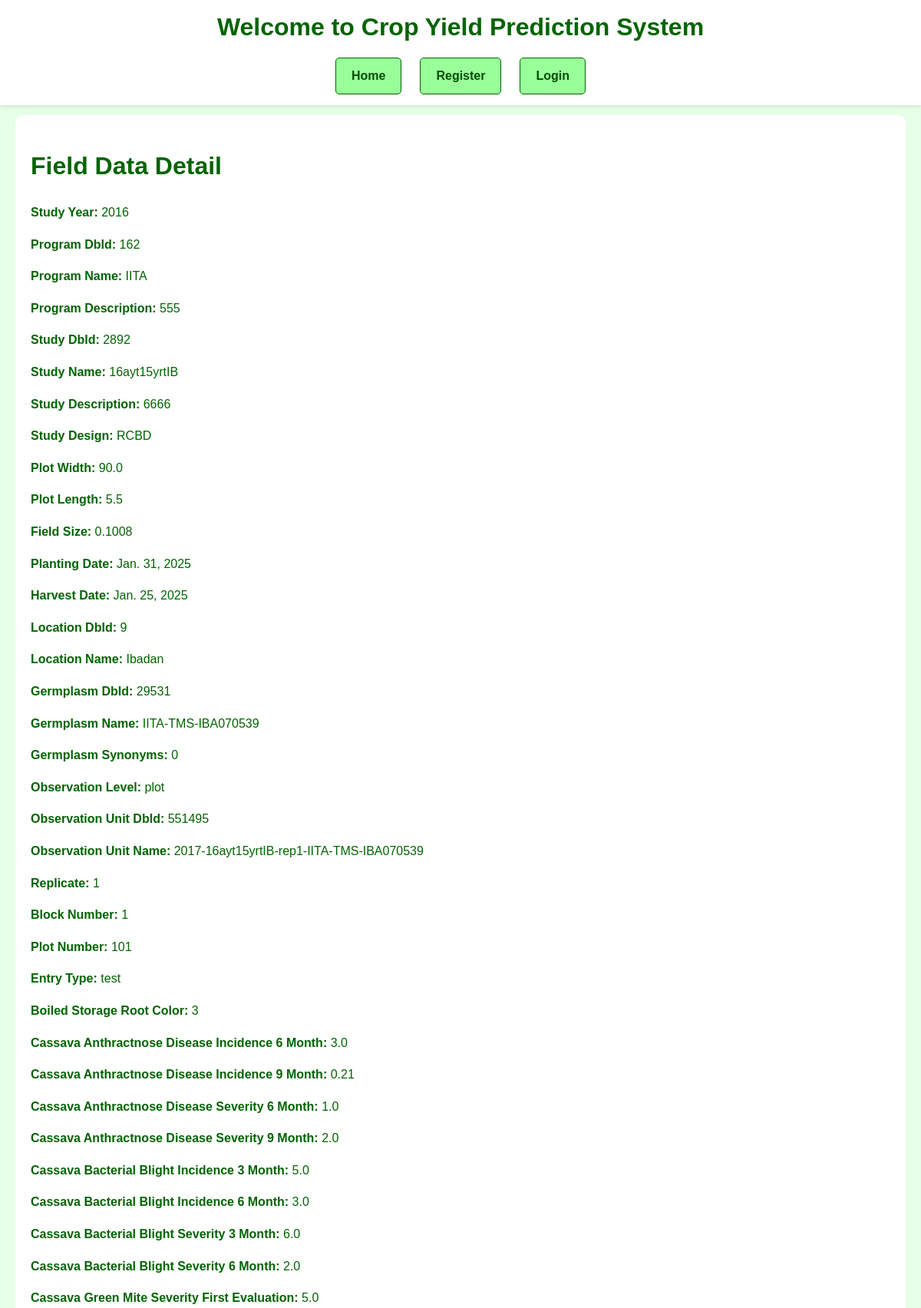
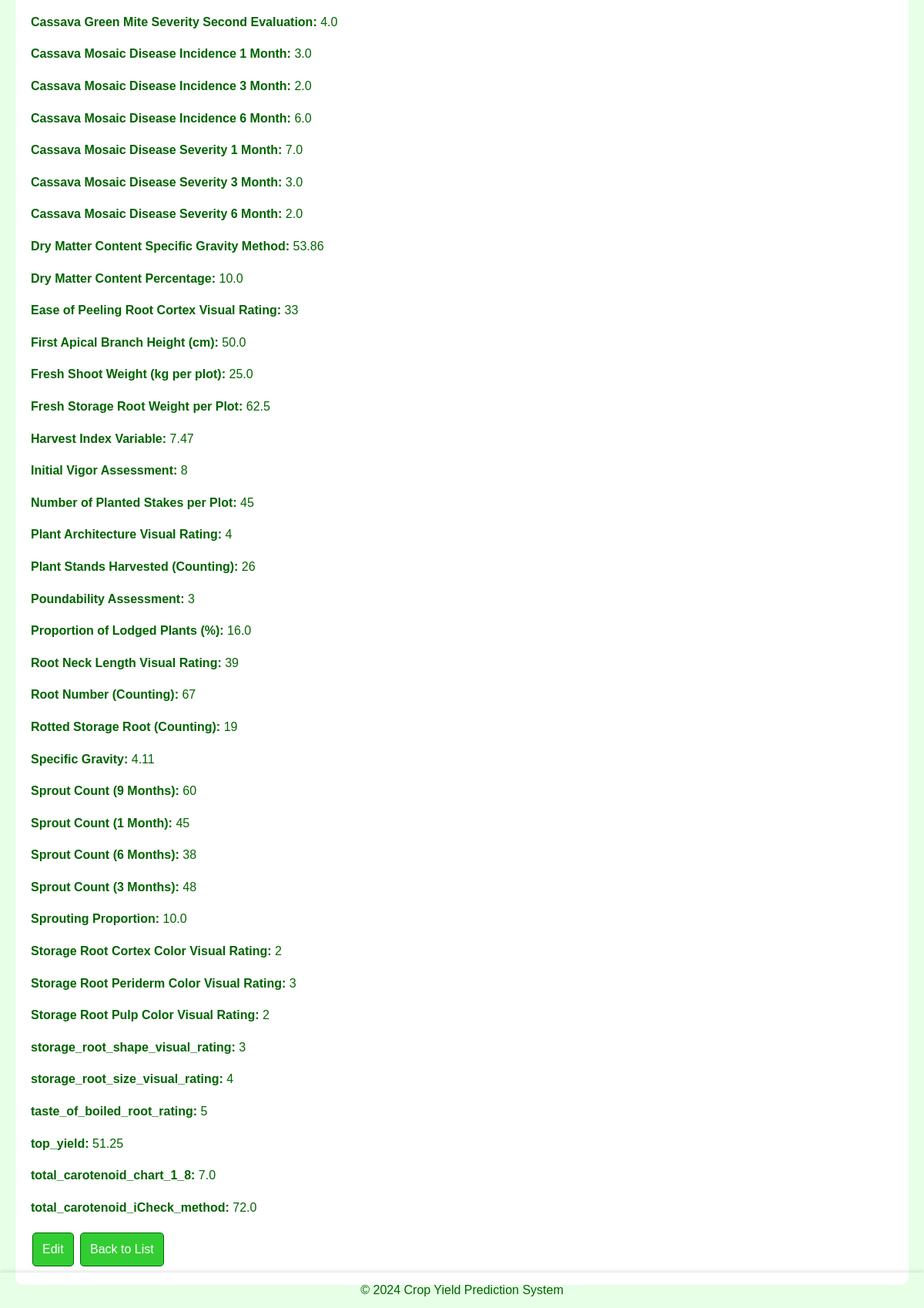
Page /fielddata/8/ (signed in) on the committed database (2 pictures, top to bottom).
### django_nlp_integration/nlp_app/models.py (models this page shows, shortened)
class FieldData(models.Model):
    studyYear = models.IntegerField(default=0)
    programDbId = models.CharField(max_length=255, default='')
    programName = models.CharField(max_length=255, default='')
    programDescription = models.TextField(default='')
    studyDbId = models.CharField(max_length=255, default='')
    studyName = models.CharField(max_length=255, default='')
    studyDescription = models.TextField(default='')
    studyDesign = models.CharField(max_length=255, default='')
    plotWidth = models.FloatField(default=0.0)
    plotLength = models.FloatField(default=0.0)
    fieldSize = models.FloatField(default=0.0)
    plantingDate = models.DateField(default=date(2024, 1, 1))
    harvestDate = models.DateField(default=date(2024, 1, 1))
    locationDbId = models.CharField(max_length=255, default='')
    locationName = models.CharField(max_length=255, default='')
    germplasmDbId = models.CharField(max_length=255, default='')
    germplasmName = models.CharField(max_length=255, default='')
    germplasmSynonyms = models.CharField(max_length=255, blank=True, null=True, default='')
    observationLevel = models.CharField(max_length=255, default='')
    observationUnitDbId = models.CharField(max_length=255, default='')
    observationUnitName = models.CharField(max_length=255, default='')
    replicate = models.IntegerField(default=0)
    blockNumber = models.IntegerField(default=0)
    plotNumber = models.IntegerField(default=0)
    entryType = models.CharField(max_length=255, default='Unknown')
    boiled_storage_root_color = models.CharField(max_length=255, default='Unknown')
    cassava_anthractnose_disease_incidence_6_month = models.FloatField(default=0.0)
    cassava_anthractnose_disease_incidence_9_month = models.FloatField(default=0.0)
    cassava_anthractnose_disease_severity_6_month = models.FloatField(default=0.0)
    cassava_anthractnose_disease_severity_9_month = models.FloatField(default=0.0)
    cassava_bacterial_blight_incidence_3_month = models.FloatField(default=0.0)
    cassava_bacterial_blight_incidence_6_month = models.FloatField(default=0.0)
    cassava_bacterial_blight_severity_3_month = models.FloatField(default=0.0)
    cassava_bacterial_blight_severity_6_month = models.FloatField(default=0.0)
    cassava_green_mite_severity_first_evaluation = models.FloatField(default=0.0)
    cassava_green_mite_severity_second_evaluation = models.FloatField(default=0.0)
    cassava_mosaic_disease_incidence_1_month = models.FloatField(default=0.0)
    cassava_mosaic_disease_incidence_3_month = models.FloatField(default=0.0)
    cassava_mosaic_disease_incidence_6_month = models.FloatField(default=0.0)
    cassava_mosaic_disease_severity_1_month = models.FloatField(default=0.0)
    cassava_mosaic_disease_severity_3_month = models.FloatField(default=0.0)
    cassava_mosaic_disease_severity_6_month = models.FloatField(default=0.0)
    dry_matter_content_specific_gravity_method = models.FloatField(default=0.0)
    dry_matter_content_percentage = models.FloatField(default=0.0)
    ease_of_peeling_root_cortex_visual_rating = models.IntegerField(default=0)
    first_apical_branch_height_cm = models.FloatField(default=0.0)
    fresh_shoot_weight_kg_per_plot = models.FloatField(default=0.0)
    fresh_storage_root_weight_per_plot = models.FloatField(default=0.0)
    harvest_index_variable = models.FloatField(default=0.0)
    initial_vigor_assessment = models.IntegerField(default=0)
    number_of_planted_stakes_per_plot = models.IntegerField(default=0)
    plant_architecture_visual_rating = models.IntegerField(default=0)
    plant_stands_harvested_counting = models.IntegerField(default=0)
    poundability_assessment = models.IntegerField(default=0)
    proportion_lodged_plants_percentage = models.FloatField(default=0.0)
    root_neck_length_visual_rating = models.IntegerField(default=0)
    root_number_counting = models.IntegerField(default=0)
    rotted_storage_root_counting = models.IntegerField(default=0)
    specific_gravity = models.FloatField(default=0.0)
    sprout_count_nine_month = models.IntegerField(default=0)
    sprout_count_one_month = models.IntegerField(default=0)
    sprout_count_six_month = models.IntegerField(default=0)
    sprout_count_three_month = models.IntegerField(default=0)
    sprouting_proportion = models.FloatField(default=0.0)
    storage_root_cortex_color_visual_rating = models.IntegerField(default=0)
    storage_root_periderm_color_visual_rating = models.IntegerField(default=0)
    storage_root_pulp_color_visual_rating = models.IntegerField(default=0)
    storage_root_shape_visual_rating = models.IntegerField(default=0)
    storage_root_size_visual_rating = models.IntegerField(default=0)
    taste_of_boiled_root_rating = models.IntegerField(default=0)
    top_yield = models.FloatField(default=0.0)
    total_carotenoid_chart_1_8 = models.FloatField(default=0.0)
    total_carotenoid_iCheck_method = models.FloatField(default=0.0)

### django_nlp_integration/nlp_app/views.py (the view)
# urls.py: path('fielddata/<int:pk>/', views.fielddata_detail, name='fielddata_detail'),
@login_required
def fielddata_detail(request, pk):
    fielddata = get_object_or_404(FieldData, pk=pk)
    return render(request, 'nlp_app/fielddata_detail.html', {'fielddata': fielddata})

### django_nlp_integration/nlp_app/templates/nlp_app/fielddata_detail.html (shortened to what this page needs)
{% extends 'base_generic.html' %}
{% block content %}
<!DOCTYPE html>
<html>
<head>
</head>
<body>
    <h1>Field Data Detail</h1>
    <p><strong>Study Year:</strong> {{ fielddata.studyYear }}</p>
    <p><strong>Program DbId:</strong> {{ fielddata.programDbId }}</p>
    <p><strong>Program Name:</strong> {{ fielddata.programName }}</p>
    <p><strong>Program Description:</strong> {{ fielddata.programDescription }}</p>
    <p><strong>Study DbId:</strong> {{ fielddata.studyDbId }}</p>
    <p><strong>Study Name:</strong> {{ fielddata.studyName }}</p>
    <p><strong>Study Description:</strong> {{ fielddata.studyDescription }}</p>
    <p><strong>Study Design:</strong> {{ fielddata.studyDesign }}</p>
    <p><strong>Plot Width:</strong> {{ fielddata.plotWidth }}</p>
    <p><strong>Plot Length:</strong> {{ fielddata.plotLength }}</p>
    <p><strong>Field Size:</strong> {{ fielddata.fieldSize }}</p>
    <p><strong>Planting Date:</strong> {{ fielddata.plantingDate }}</p>
    <p><strong>Harvest Date:</strong> {{ fielddata.harvestDate }}</p>
    <p><strong>Location DbId:</strong> {{ fielddata.locationDbId }}</p>
    <p><strong>Location Name:</strong> {{ fielddata.locationName }}</p>
    <p><strong>Germplasm DbId:</strong> {{ fielddata.germplasmDbId }}</p>
    <p><strong>Germplasm Name:</strong> {{ fielddata.germplasmName }}</p>
    <p><strong>Germplasm Synonyms:</strong> {{ fielddata.germplasmSynonyms }}</p>
    <p><strong>Observation Level:</strong> {{ fielddata.observationLevel }}</p>
    <p><strong>Observation Unit DbId:</strong> {{ fielddata.observationUnitDbId }}</p>
    <p><strong>Observation Unit Name:</strong> {{ fielddata.observationUnitName }}</p>
    <p><strong>Replicate:</strong> {{ fielddata.replicate }}</p>
    <p><strong>Block Number:</strong> {{ fielddata.blockNumber }}</p>
    <p><strong>Plot Number:</strong> {{ fielddata.plotNumber }}</p>
    <p><strong>Entry Type:</strong> {{ fielddata.entryType }}</p>
    <p><strong>Boiled Storage Root Color:</strong> {{ fielddata.boiled_storage_root_color }}</p>
    <p><strong>Cassava Anthractnose Disease Incidence 6 Month:</strong> {{ fielddata.cassava_anthractnose_disease_incidence_6_month }}</p>
    <p><strong>Cassava Anthractnose Disease Incidence 9 Month:</strong> {{ fielddata.cassava_anthractnose_disease_incidence_9_month }}</p>
    <p><strong>Cassava Anthractnose Disease Severity 6 Month:</strong> {{ fielddata.cassava_anthractnose_disease_severity_6_month }}</p>
    <p><strong>Cassava Anthractnose Disease Severity 9 Month:</strong> {{ fielddata.cassava_anthractnose_disease_severity_9_month }}</p>
    <p><strong>Cassava Bacterial Blight Incidence 3 Month:</strong> {{ fielddata.cassava_bacterial_blight_incidence_3_month }}</p>
    <p><strong>Cassava Bacterial Blight Incidence 6 Month:</strong> {{ fielddata.cassava_bacterial_blight_incidence_6_month }}</p>
    <p><strong>Cassava Bacterial Blight Severity 3 Month:</strong> {{ fielddata.cassava_bacterial_blight_severity_3_month }}</p>
    <p><strong>Cassava Bacterial Blight Severity 6 Month:</strong> {{ fielddata.cassava_bacterial_blight_severity_6_month }}</p>
    <p><strong>Cassava Green Mite Severity First Evaluation:</strong> {{ fielddata.cassava_green_mite_severity_first_evaluation }}</p>
    <p><strong>Cassava Green Mite Severity Second Evaluation:</strong> {{ fielddata.cassava_green_mite_severity_second_evaluation }}</p>
    <p><strong>Cassava Mosaic Disease Incidence 1 Month:</strong> {{ fielddata.cassava_mosaic_disease_incidence_1_month }}</p>
    <p><strong>Cassava Mosaic Disease Incidence 3 Month:</strong> {{ fielddata.cassava_mosaic_disease_incidence_3_month }}</p>
    <p><strong>Cassava Mosaic Disease Incidence 6 Month:</strong> {{ fielddata.cassava_mosaic_disease_incidence_6_month }}</p>
    <p><strong>Cassava Mosaic Disease Severity 1 Month:</strong> {{ fielddata.cassava_mosaic_disease_severity_1_month }}</p>
    <p><strong>Cassava Mosaic Disease Severity 3 Month:</strong> {{ fielddata.cassava_mosaic_disease_severity_3_month }}</p>
    <p><strong>Cassava Mosaic Disease Severity 6 Month:</strong> {{ fielddata.cassava_mosaic_disease_severity_6_month }}</p>
    <p><strong>Dry Matter Content Specific Gravity Method:</strong> {{ fielddata.dry_matter_content_specific_gravity_method }}</p>
    <p><strong>Dry Matter Content Percentage:</strong> {{ fielddata.dry_matter_content_percentage }}</p>
    <p><strong>Ease of Peeling Root Cortex Visual Rating:</strong> {{ fielddata.ease_of_peeling_root_cortex_visual_rating }}</p>
    <p><strong>First Apical Branch Height (cm):</strong> {{ fielddata.first_apical_branch_height_cm }}</p>
    <p><strong>Fresh Shoot Weight (kg per plot):</strong> {{ fielddata.fresh_shoot_weight_kg_per_plot }}</p>
    <p><strong>Fresh Storage Root Weight per Plot:</strong> {{ fielddata.fresh_storage_root_weight_per_plot }}</p>
    <p><strong>Harvest Index Variable:</strong> {{ fielddata.harvest_index_variable }}</p>
    <p><strong>Initial Vigor Assessment:</strong> {{ fielddata.initial_vigor_assessment }}</p>
    <p><strong>Number of Planted Stakes per Plot:</strong> {{ fielddata.number_of_planted_stakes_per_plot }}</p>
    <p><strong>Plant Architecture Visual Rating:</strong> {{ fielddata.plant_architecture_visual_rating }}</p>
    <p><strong>Plant Stands Harvested (Counting):</strong> {{ fielddata.plant_stands_harvested_counting }}</p>
    <p><strong>Poundability Assessment:</strong> {{ fielddata.poundability_assessment }}</p>
    <p><strong>Proportion of Lodged Plants (%):</strong> {{ fielddata.proportion_lodged_plants_percentage }}</p>
    <p><strong>Root Neck Length Visual Rating:</strong> {{ fielddata.root_neck_length_visual_rating }}</p>
    <p><strong>Root Number (Counting):</strong> {{ fielddata.root_number_counting }}</p>
    <p><strong>Rotted Storage Root (Counting):</strong> {{ fielddata.rotted_storage_root_counting }}</p>
    <p><strong>Specific Gravity:</strong> {{ fielddata.specific_gravity }}</p>
    <p><strong>Sprout Count (9 Months):</strong> {{ fielddata.sprout_count_nine_month }}</p>
    <p><strong>Sprout Count (1 Month):</strong> {{ fielddata.sprout_count_one_month }}</p>
    <p><strong>Sprout Count (6 Months):</strong> {{ fielddata.sprout_count_six_month }}</p>
    <p><strong>Sprout Count (3 Months):</strong> {{ fielddata.sprout_count_three_month }}</p>
    <p><strong>Sprouting Proportion:</strong> {{ fielddata.sprouting_proportion }}</p>
    <p><strong>Storage Root Cortex Color Visual Rating:</strong> {{ fielddata.storage_root_cortex_color_visual_rating }}</p>
    <p><strong>Storage Root Periderm Color Visual Rating:</strong> {{ fielddata.storage_root_periderm_color_visual_rating }}</p>
    <p><strong>Storage Root Pulp Color Visual Rating:</strong> {{ fielddata.storage_root_pulp_color_visual_rating }}</p>
    <p><strong>storage_root_shape_visual_rating:</strong> {{ fielddata.storage_root_shape_visual_rating }}</p>
    <p><strong>storage_root_size_visual_rating:</strong> {{ fielddata.storage_root_size_visual_rating }}</p>
    <p><strong>taste_of_boiled_root_rating:</strong> {{ fielddata.taste_of_boiled_root_rating }}</p>
    <p><strong>top_yield:</strong> {{ fielddata.top_yield }}</p>
    <p><strong>total_carotenoid_chart_1_8:</strong> {{ fielddata.total_carotenoid_chart_1_8 }}</p>
    <p><strong>total_carotenoid_iCheck_method:</strong> {{ fielddata.total_carotenoid_iCheck_method }}</p>
    <a href="{% url 'fielddata_update' fielddata.pk %}" class="btn">Edit</a>
    <a href="{% url 'fielddata_list' %}" class="btn">Back to List</a>
</body>
</html>
{% endblock %}

### static/css/global.css (style rules this page uses)
body { background-color: #f0fff0; color: #006400; font-family: 'Arial', sans-serif; margin: 0; padding: 0; line-height: 1.6; }
.btn { display: inline-block; padding: 8px 12px; background-color: #32cd32; color: white; text-align: center; text-decoration: none; border-radius: 5px; margin: 4px 2px; transition: background-color 0.3s ease, transform 0.2s ease; border: 1px solid #006400; }

### rows in the picture
FieldData: studyYear "2016", programDbId "162", programName "IITA", programDescription "555", studyDbId "2892", studyName "16ayt15yrtIB", studyDescription "6666", studyDesign "RCBD", plotWidth "90.0", plotLength "5.5", fieldSize "0.1008", plantingDate "Jan. 31, 2025", harvestDate "Jan. 25, 2025", locationDbId "9", locationName "Ibadan", germplasmDbId "29531", germplasmName "IITA-TMS-IBA070539", germplasmSynonyms "0", observationLevel "plot", observationUnitDbId "551495", observationUnitName "2017-16ayt15yrtIB-rep1-IITA-TMS-IBA070539", replicate "1", blockNumber "1", plotNumber "101", entryType "test", boiled_storage_root_color "3", cassava_anthractnose_disease_incidence_6_month "3.0", cassava_anthractnose_disease_incidence_9_month "0.21", cassava_anthractnose_disease_severity_6_month "1.0", cassava_anthractnose_disease_severity_9_month "2.0", cassava_bacterial_blight_incidence_3_month "5.0", cassava_bacterial_blight_incidence_6_month "3.0", cassava_bacterial_blight_severity_3_month "6.0", cassava_bacterial_blight_severity_6_month "2.0", cassava_green_mite_severity_first_evaluation "5.0", cassava_green_mite_severity_second_evaluation "4.0", cassava_mosaic_disease_incidence_1_month "3.0", cassava_mosaic_disease_incidence_3_month "2.0", cassava_mosaic_disease_incidence_6_month "6.0", cassava_mosaic_disease_severity_1_month "7.0", cassava_mosaic_disease_severity_3_month "3.0", cassava_mosaic_disease_severity_6_month "2.0", dry_matter_content_specific_gravity_method "53.86", dry_matter_content_percentage "10.0", ease_of_peeling_root_cortex_visual_rating "33", first_apical_branch_height_cm "50.0", fresh_shoot_weight_kg_per_plot "25.0", fresh_storage_root_weight_per_plot "62.5", harvest_index_variable "7.47", initial_vigor_assessment "8", number_of_planted_stakes_per_plot "45", plant_architecture_visual_rating "4", plant_stands_harvested_counting "26", poundability_assessment "3", proportion_lodged_plants_percentage "16.0", root_neck_length_visual_rating "39", root_number_counting "67", rotted_storage_root_counting "19", specific_gravity "4.11", sprout_count_nine_month "60", sprout_count_one_month "45", sprout_count_six_month "38", sprout_count_three_month "48", sprouting_proportion "10.0", storage_root_cortex_color_visual_rating "2", storage_root_periderm_color_visual_rating "3", storage_root_pulp_color_visual_rating "2", storage_root_shape_visual_rating "3", storage_root_size_visual_rating "4", taste_of_boiled_root_rating "5", top_yield "51.25", total_carotenoid_chart_1_8 "7.0", total_carotenoid_iCheck_method "72.0"
